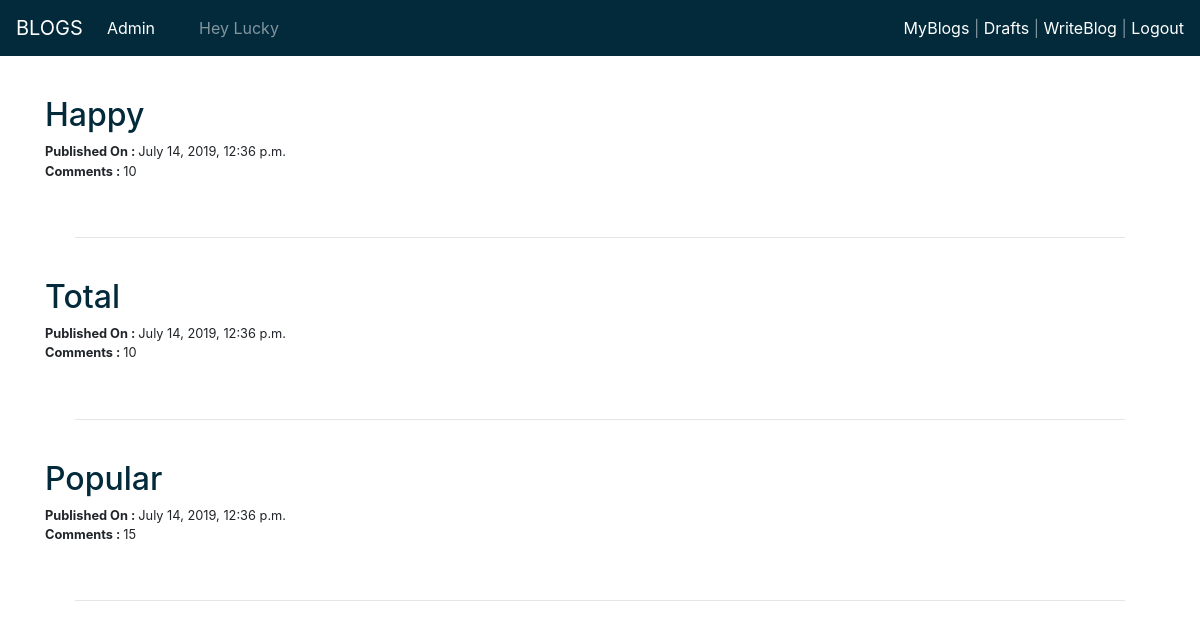
The app's page /blog/userBlogs (signed in) with its own data.
### blog/models.py (models this page shows, shortened)
class Blog(models.Model):
    authorName = models.ForeignKey(User,on_delete=models.CASCADE,related_name='blog')
    title = models.CharField(max_length=200)
    content = models.TextField()
    created_date = models.DateTimeField(default=timezone.now)
    published_date = models.DateTimeField(blank=True, null=True)

class Comment(models.Model):
    post = models.ForeignKey(Blog,on_delete=models.CASCADE,related_name='comments')
    authorName = models.ForeignKey(User,on_delete=models.CASCADE,related_name='comments')
    content = models.TextField()
    created_date = models.DateTimeField(default=timezone.now)
    aproved = models.BooleanField(default=False)

### blog/views.py (the view)
# urls.py: path('userBlogs', views.userBlogList.as_view(), name='userBlogListPage'),
class userBlogList(LoginRequiredMixin, ListView):
    login_url = LOGIN_URL
    model = Blog
    template_name = 'blog/userBlogList.html'
    context_object_name = 'blogList'

### blog/templatetags/myTags.py (called while the page is built)
@register.filter
def customFilter(value):
    value = value.filter(aproved=True)
    return value

### blog/templates/blog/userBlogList.html
<!DOCTYPE html>
{% extends 'blog/base.html' %}
{% load myTags %}
  {% block body_block %}
    <br><br><br>
    {% for i in blogList reversed %}
      {% if i.published_date != None and i.authorName == user %}
        <h2><a class="blogLink" href="{% url 'blog:blogDisplayPage' pk=i.id %}">{{ i.title | title }}</a></h2>
        <p class="Info">
          <strong>Published On : </strong>{{ i.published_date }}<br>
          <strong>Comments : </strong>{{ i.comments.all | customFilter | length }}
        </p>
        <br><div class="container"><div class="container"><hr></div></div><br>
      {% endif %}
    {% endfor %}
  {% endblock %}

### blog/templates/blog/base.html (shortened to what this page needs)
<!DOCTYPE html>
{% load staticfiles %}
<html lang="en">
<head>
  <link rel="stylesheet" href="https://maxcdn.bootstrapcdn.com/bootstrap/4.3.1/css/bootstrap.min.css">
  <link rel="stylesheet" href="{% static 'blog/stylesheet/base.css' %}">
</head>
<body>
  <nav class="navbar navbar-expand-lg navbar-dark bg-dark-blue fixed-top">
  <a class="navbar-brand" href="{% url 'blog:blogListPage' %}">BLOGS</a>
  <div class="collapse navbar-collapse" id="navbarSupportedContent">
    <ul class="navbar-nav mr-auto">
      <li class="nav-item active">
        <a class="nav-link" href="{% url 'admin:index' %}">Admin <span class="sr-only">(current)</span></a>
      </li>
      {% if user.is_authenticated %}
      <li>
        <span class="navbar-text"> &nbsp &nbsp  &nbsp &nbsp</span>
        <span class="navbar-text">Hey {{ user.username | title }}</span>
      </li>
      {% endif %}
    </ul>
    <span class="navbar-text">
          {% if user.is_authenticated %}
          <a href="{% url 'blog:userBlogListPage' %}">MyBlogs </a>
          <span> | </span>
          <a href="{% url 'blog:userDraftListPage' %}">Drafts </a>
          <span> | </span>
          {% endif %}
          <a href="{% url 'blog:blogCreatePage' %}">WriteBlog </a>
          <span> | </span>
          {% if user.is_authenticated %}
          <a href="{% url 'blog:logoutPage' %}">Logout </a>
          {% else %}
          <a href="{% url 'blog:loginPage' %}">Login </a>
          {% endif %}
    </span>
  </div>
</nav>
<header>
</header>
<div class="container">
  {% block body_block %}
  {% endblock %}
</div>
</body>
</html>

### static/blog/stylesheet/base.css (style rules this page uses)
.bg-dark-blue { background-color: #032A3B; }
p { font-size: 1.2rem; }
.blogLink { color: #032A3B; text-decoration: none; }
.Info { font-size: .8rem; }

### records on screen
Blog: title "Happy", published_date "July 14, 2019, 12:36 p.m.", comments.all|customFilter "10"
Blog: title "Total", published_date "July 14, 2019, 12:36 p.m.", comments.all|customFilter "10"
Blog: title "Popular", published_date "July 14, 2019, 12:36 p.m.", comments.all|customFilter "15"

### other values on screen
{{ user.username | title }} "Lucky"
